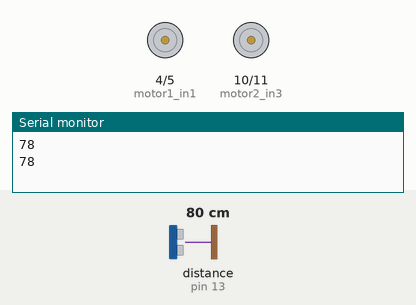
This sketch was run on a simulated Arduino Uno, built with avr-gcc and run on an emulated ATmega328P. Shown: motor-driver pin pairs drawn as motors (green arrow = first pin HIGH = forward, orange = second pin HIGH = backward, longer = more drive, scaled by the enable pin), the last lines printed to the serial monitor. Wiring (inferred from the names in the program): ultrasonic range finder: trigger pin 12; echo pin 13. The test bench sets the inputs (shaded band); at power-on: distance to the obstacle (sensor on pin 13) 80 cm. The echo pulse lasts 58.3 µs per cm.

Above: at 4.8 s.
4.9 s: distance to the obstacle (sensor on pin 13) set to 12 cm
9.9 s: distance to the obstacle (sensor on pin 13) set to 9 cm
At 12.3 s:
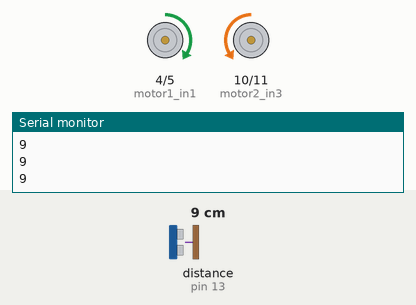
14.9 s: distance to the obstacle (sensor on pin 13) set to 18 cm
At 17.7 s:
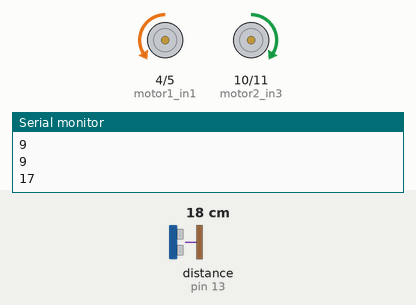
24.2 s: distance to the obstacle (sensor on pin 13) set to 2 cm
At 26.3 s:
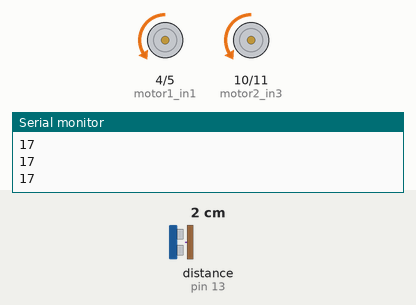
Timing chart, 0 to 28.4 s (numbered marks = the images above; inputs shaded):
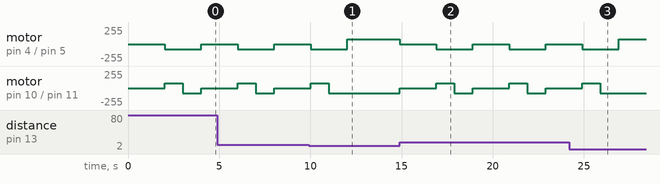

The sketch:

Obstecal_avciding_Robot.ino
```cpp
int motor1_ena = 3;
int motor1_in1 = 4;
int motor1_in2 = 5;

int motor2_enb = 9;
int motor2_in3 = 10;
int motor2_in4 = 11;

const int trigPin = 12;
const int echoPin = 13;
int distance;
long duration;

void setup() {
  pinMode(motor1_ena, OUTPUT);
  pinMode(motor1_in1, OUTPUT);
  pinMode(motor1_in2, OUTPUT);

  pinMode(motor2_enb, OUTPUT);
  pinMode(motor2_in3, OUTPUT);
  pinMode(motor2_in4, OUTPUT);

  pinMode(trigPin, OUTPUT);
  pinMode(echoPin, INPUT);

  Serial.begin(9600);
}

void loop() {
digitalWrite(trigPin, LOW);
delayMicroseconds(2);

// Sets the trigPin on HIGH state for 10 micro seconds
digitalWrite(trigPin, HIGH);
delayMicroseconds(10);
digitalWrite(trigPin, LOW);

// Reads the echoPin, returns the sound wave travel time in microseconds
duration = pulseIn(echoPin, HIGH);

// Calculating the distance
distance= duration*0.034/2;

Serial.println(distance);

  if(distance > 9){
    analogWrite(motor1_ena, 75);
    analogWrite(motor2_enb, 75);

    digitalWrite(motor1_in1, LOW);
    digitalWrite(motor1_in2, LOW);

    digitalWrite(motor2_in3, LOW);
    digitalWrite(motor2_in4, LOW);
    delay(2000);

    digitalWrite(motor1_in1, LOW);
    digitalWrite(motor1_in2, HIGH);

    digitalWrite(motor2_in3, HIGH);
    digitalWrite(motor2_in4, LOW);

    delay(1000);

    digitalWrite(motor1_in1, LOW);
    digitalWrite(motor1_in2, HIGH);

    digitalWrite(motor2_in3, LOW);
    digitalWrite(motor2_in4, HIGH);


    delay(1000);
  }
  else{
    analogWrite(motor1_ena, 75);
    analogWrite(motor2_enb, 75);

    digitalWrite(motor1_in1, HIGH);
    digitalWrite(motor1_in2, LOW);

    digitalWrite(motor2_in3, LOW);
    digitalWrite(motor2_in4, HIGH);
  }

}
```

Measured:
- the behaviour switches between 11 and 10 cm on distance to the obstacle (sensor on pin 13) (found by bisection; images 0 and 1)
- after the input at 9.9 s, motor on pin 10 (motor2_in3) / pin 11 (motor2_in4): goes on until 11.0 s, then stays backward 75/255
- after the input at 14.9 s, motor on pin 4 (motor1_in1) / pin 5 (motor1_in2): alternates backward 75/255 for 2.0 s and stopped for 2.0 s, starting at once; motor on pin 10 (motor2_in3) / pin 11 (motor2_in4): backward 75/255 → stopped at once, → forward 75/255 2.0 s later, → backward 75/255 1.0 s later, → stopped 1.0 s later, … (7 changes in this stretch)
- after the input at 24.2 s, motor on pin 10 (motor2_in3) / pin 11 (motor2_in4): goes on until 25.9 s, then stays backward 75/255
